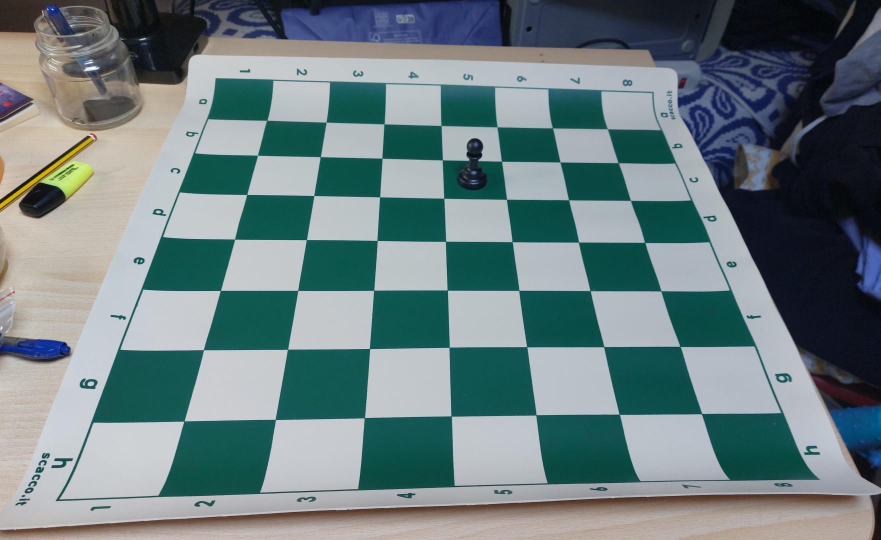
#> input picture test.jpg, 1761 x 1080 px, found by its file name (shown at 1/2 size)
$ python homography.py
#> lines starting #> are read from the running program, lines starting #| are printed output that depends on the picture
import numpy as np
import cv2
import matplotlib.pyplot as plt

#img_captured = cv2.imread('test_con_pezzi.jpg')
img_captured_1 = cv2.imread('test.jpg')
#> img_captured_1 is the input picture: shape (1080, 1761, 3); mean B, G, R 128.7, 126.1, 107.8
img_captured_2 = cv2.imread('test_v.jpg')
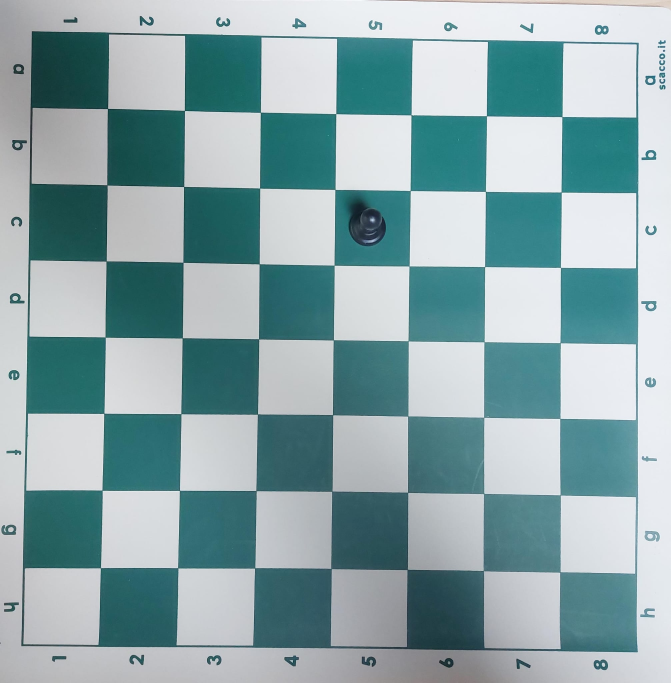
#> input picture test_v.jpg, 2012 x 2048 px, found by its file name (shown at 1/3 size)
#> img_captured_2 is the input picture: shape (2048, 2012, 3); mean B, G, R 170.8, 167.4, 140.6
#plt.imshow(img_captured)
#cv2.waitKey(0)

pattern = (7, 7)
ret1, corners1 = cv2.findChessboardCorners(img_captured_1, pattern,
                                         flags=cv2.CALIB_CB_ADAPTIVE_THRESH +
                                               cv2.CALIB_CB_FAST_CHECK +
                                               cv2.CALIB_CB_NORMALIZE_IMAGE)
#> ret1 = True; corners1 = 49 rows, first 8: [533.1, 241.2], [651.8, 244.4], [768.9, 248.3], [883, 252], [995.3, 254.9], [1105, 256.7], [1216.5, 258.8], [515, 310.7]

ret2, corners2 = cv2.findChessboardCorners(img_captured_2, pattern,
                                         flags=cv2.CALIB_CB_ADAPTIVE_THRESH +
                                               cv2.CALIB_CB_FAST_CHECK +
                                               cv2.CALIB_CB_NORMALIZE_IMAGE)
#> ret2 = True; corners2 = 49 rows, first 8: [323.6, 326.5], [554.1, 332.3], [781.9, 337.5], [1008.3, 342], [1233.9, 345.5], [1460.1, 348.3], [1686.7, 351.2], [321.7, 555.6]


H, _ = cv2.findHomography(corners1, corners2)
#> H = [[2.23, 0.881, -1015.5], [-0.0978, 4.45, -632.6], [-9.57e-05, 0.000998, 1]]
print(H)
#| [[ 2.23134804e+00  8.80976304e-01 -1.01547622e+03]
#|  [-9.77623105e-02  4.44588415e+00 -6.32602275e+02]
#|  [-9.57236229e-05  9.98262846e-04  1.00000000e+00]]
img1_warp = cv2.warpPerspective(img_captured_1, H, (img_captured_1.shape[1]+400, img_captured_1.shape[0]+900))
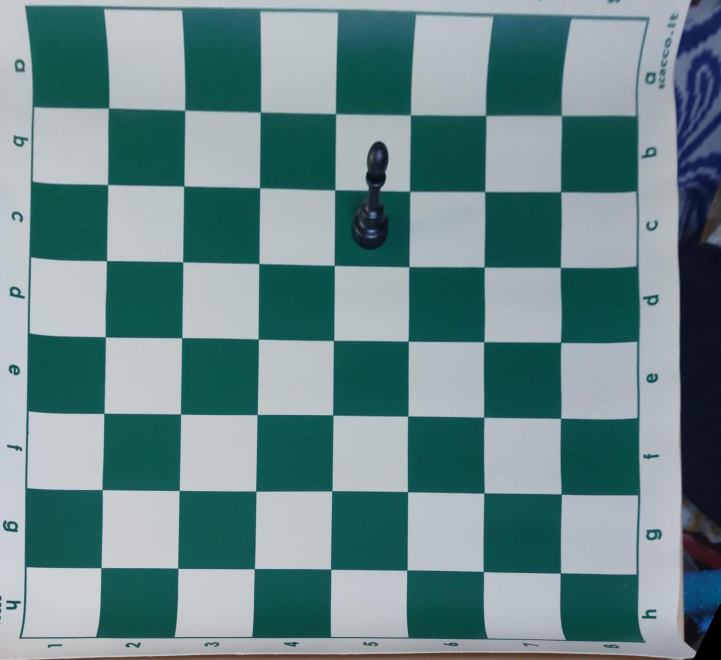
#> img1_warp: shape (1980, 2161, 3) (shown at 1/3 size); mean B, G, R 137.8, 135.8, 104.7
#blur = cv2.GaussianBlur(img1_warp,(5,5),0)
#_, img_binary = cv2.threshold(blur,120,255,cv2.THRESH_BINARY)
cv2.imwrite("img1_warp.jpg", img1_warp)
cv2.imshow("img1_warp", img1_warp)
cv2.waitKey(0)


pattern = (8, 8)

for i in range(3,10):
    for j in range(3,10):
        pattern = (i, j)
        ret3, corners3 = cv2.findChessboardCorners(img1_warp, pattern,
                                         flags=cv2.CALIB_CB_ADAPTIVE_THRESH +
                                               cv2.CALIB_CB_FAST_CHECK +
                                               cv2.CALIB_CB_NORMALIZE_IMAGE)
        if ret3:
            #print(corners3)
            print(i)
            print()
            print(j)
            fnl = cv2.drawChessboardCorners(img1_warp, pattern, corners3, ret3)
            cv2.imwrite("img1_warp_corners.jpg", img1_warp)
            cv2.imshow("fnl", fnl)
            cv2.waitKey(0)
        else:
            print("No Checkerboard Found")
#> this loop made 7 passes
#> pass 2, `cv2.imwrite("img1_warp_corners.jpg", img1_warp)`:
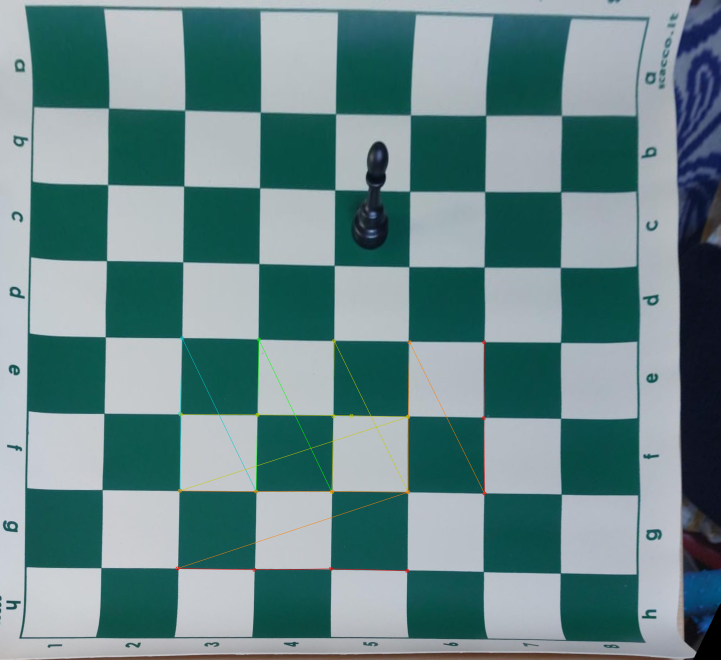
#> saved as img1_warp_corners.jpg: shape (1980, 2161, 3) (shown at 1/3 size); mean B, G, R 137.5, 135.8, 104.9
#> pass 2, `cv2.imwrite("img1_warp_corners.jpg", img1_warp)`:
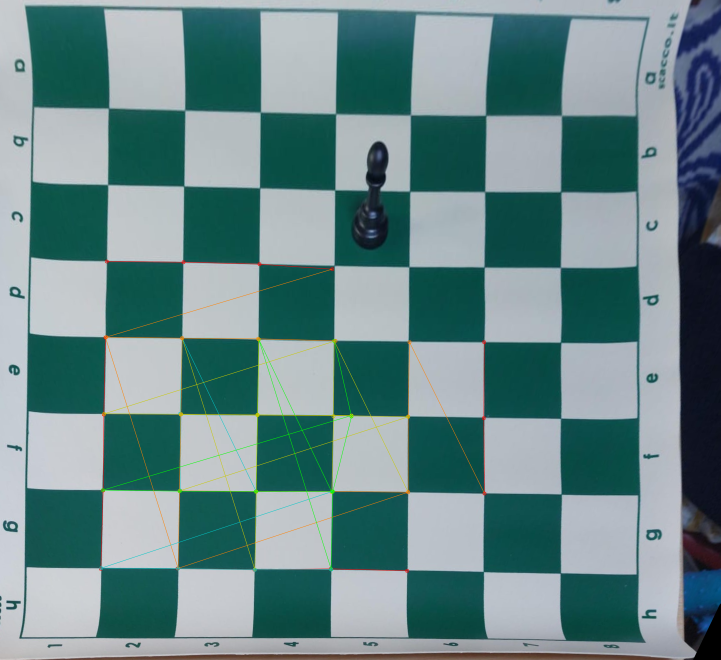
#> saved as img1_warp_corners.jpg: shape (1980, 2161, 3) (shown at 1/3 size); mean B, G, R 137.1, 135.9, 105
